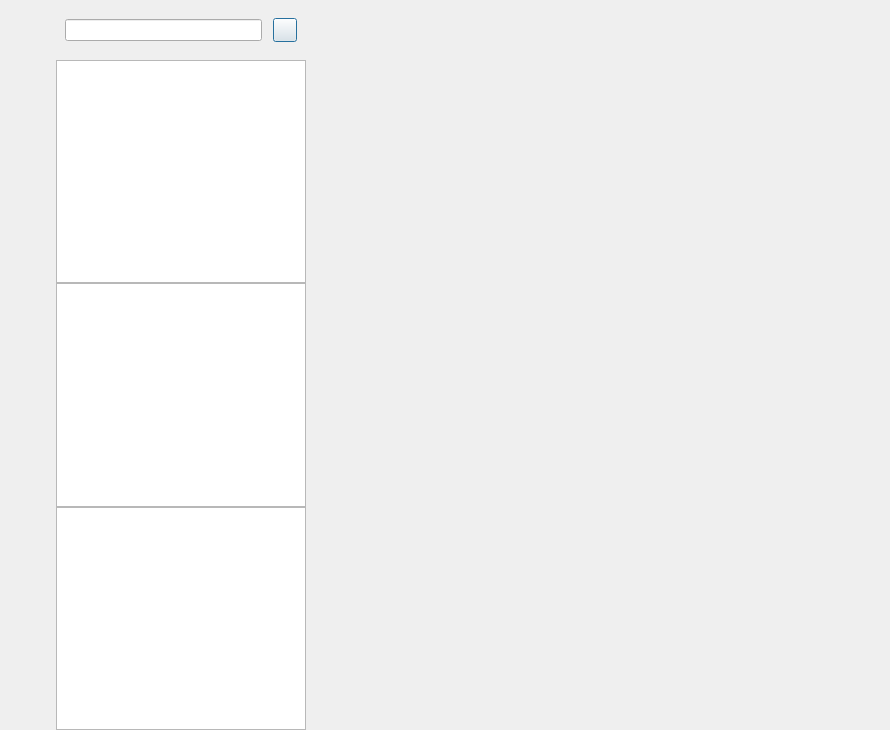
<?xml version="1.0" encoding="UTF-8"?>
<ui version="4.0">
 <class>ChatDialog</class>
 <widget class="QDialog" name="ChatDialog">
  <property name="geometry">
   <rect>
    <x>0</x>
    <y>0</y>
    <width>890</width>
    <height>730</height>
   </rect>
  </property>
  <property name="windowTitle">
   <string>Dialog</string>
  </property>
  <layout class="QHBoxLayout" name="horizontalLayout">
   <property name="spacing">
    <number>0</number>
   </property>
   <property name="leftMargin">
    <number>0</number>
   </property>
   <property name="topMargin">
    <number>0</number>
   </property>
   <property name="rightMargin">
    <number>0</number>
   </property>
   <property name="bottomMargin">
    <number>0</number>
   </property>
   <item>
    <widget class="QWidget" name="widSideBar" native="true">
     <property name="sizePolicy">
      <sizepolicy hsizetype="Fixed" vsizetype="Expanding">
       <horstretch>0</horstretch>
       <verstretch>0</verstretch>
      </sizepolicy>
     </property>
     <property name="minimumSize">
      <size>
       <width>56</width>
       <height>0</height>
      </size>
     </property>
     <property name="maximumSize">
      <size>
       <width>56</width>
       <height>16777215</height>
      </size>
     </property>
     <layout class="QVBoxLayout" name="verticalLayout">
      <property name="leftMargin">
       <number>10</number>
      </property>
      <property name="topMargin">
       <number>30</number>
      </property>
      <property name="rightMargin">
       <number>0</number>
      </property>
      <property name="bottomMargin">
       <number>0</number>
      </property>
      <item>
       <widget class="QWidget" name="widget" native="true">
        <layout class="QVBoxLayout" name="verticalLayout_3">
         <item>
          <widget class="QLabel" name="lbSideAvatar">
           <property name="minimumSize">
            <size>
             <width>30</width>
             <height>30</height>
            </size>
           </property>
           <property name="maximumSize">
            <size>
             <width>30</width>
             <height>30</height>
            </size>
           </property>
           <property name="text">
            <string/>
           </property>
          </widget>
         </item>
         <item>
          <widget class="QLabel" name="lbSideContact">
           <property name="minimumSize">
            <size>
             <width>30</width>
             <height>30</height>
            </size>
           </property>
           <property name="maximumSize">
            <size>
             <width>30</width>
             <height>30</height>
            </size>
           </property>
           <property name="text">
            <string/>
           </property>
          </widget>
         </item>
         <item>
          <widget class="QLabel" name="lbSideChat">
           <property name="minimumSize">
            <size>
             <width>30</width>
             <height>30</height>
            </size>
           </property>
           <property name="maximumSize">
            <size>
             <width>30</width>
             <height>30</height>
            </size>
           </property>
           <property name="text">
            <string/>
           </property>
          </widget>
         </item>
        </layout>
       </widget>
      </item>
      <item>
       <spacer name="verticalSpacer">
        <property name="orientation">
         <enum>Qt::Vertical</enum>
        </property>
        <property name="sizeHint" stdset="0">
         <size>
          <width>20</width>
          <height>40</height>
         </size>
        </property>
       </spacer>
      </item>
     </layout>
    </widget>
   </item>
   <item>
    <widget class="QWidget" name="widChatHistory" native="true">
     <property name="maximumSize">
      <size>
       <width>250</width>
       <height>16777215</height>
      </size>
     </property>
     <layout class="QVBoxLayout" name="verticalLayout_2">
      <property name="spacing">
       <number>0</number>
      </property>
      <property name="leftMargin">
       <number>0</number>
      </property>
      <property name="topMargin">
       <number>0</number>
      </property>
      <property name="rightMargin">
       <number>0</number>
      </property>
      <property name="bottomMargin">
       <number>0</number>
      </property>
      <item>
       <widget class="QWidget" name="widSearch" native="true">
        <property name="minimumSize">
         <size>
          <width>0</width>
          <height>60</height>
         </size>
        </property>
        <property name="maximumSize">
         <size>
          <width>16777215</width>
          <height>60</height>
         </size>
        </property>
        <layout class="QHBoxLayout" name="horizontalLayout_2">
         <property name="spacing">
          <number>6</number>
         </property>
         <property name="leftMargin">
          <number>9</number>
         </property>
         <property name="topMargin">
          <number>9</number>
         </property>
         <property name="rightMargin">
          <number>9</number>
         </property>
         <property name="bottomMargin">
          <number>9</number>
         </property>
         <item>
          <widget class="CustomizeEdit" name="editSearch"/>
         </item>
         <item>
          <spacer name="horizontalSpacer">
           <property name="orientation">
            <enum>Qt::Horizontal</enum>
           </property>
           <property name="sizeType">
            <enum>QSizePolicy::Fixed</enum>
           </property>
           <property name="sizeHint" stdset="0">
            <size>
             <width>5</width>
             <height>20</height>
            </size>
           </property>
          </spacer>
         </item>
         <item>
          <widget class="ClickedBtn" name="btnSearch">
           <property name="minimumSize">
            <size>
             <width>24</width>
             <height>24</height>
            </size>
           </property>
           <property name="maximumSize">
            <size>
             <width>24</width>
             <height>24</height>
            </size>
           </property>
           <property name="cursor">
            <cursorShape>PointingHandCursor</cursorShape>
           </property>
           <property name="text">
            <string/>
           </property>
          </widget>
         </item>
        </layout>
       </widget>
      </item>
      <item>
       <widget class="ChatHistoryList" name="listHistory"/>
      </item>
      <item>
       <widget class="QListWidget" name="listSearch"/>
      </item>
      <item>
       <widget class="QListWidget" name="listContact"/>
      </item>
     </layout>
    </widget>
   </item>
   <item>
    <widget class="QStackedWidget" name="stackedWidget">
     <widget class="ChatPage" name="pageChat"/>
     <widget class="QWidget" name="pageFriendApply"/>
    </widget>
   </item>
  </layout>
 </widget>
 <customwidgets>
  <customwidget>
   <class>ClickedBtn</class>
   <extends>QPushButton</extends>
   <header>clicked_btn.h</header>
  </customwidget>
  <customwidget>
   <class>CustomizeEdit</class>
   <extends>QLineEdit</extends>
   <header>customize_edit.h</header>
  </customwidget>
  <customwidget>
   <class>ChatHistoryList</class>
   <extends>QListWidget</extends>
   <header>chat_history_list.h</header>
  </customwidget>
  <customwidget>
   <class>ChatPage</class>
   <extends>QWidget</extends>
   <header>chat_page.h</header>
   <container>1</container>
  </customwidget>
 </customwidgets>
 <resources>
  <include location="../resources.qrc"/>
 </resources>
 <connections/>
</ui>
